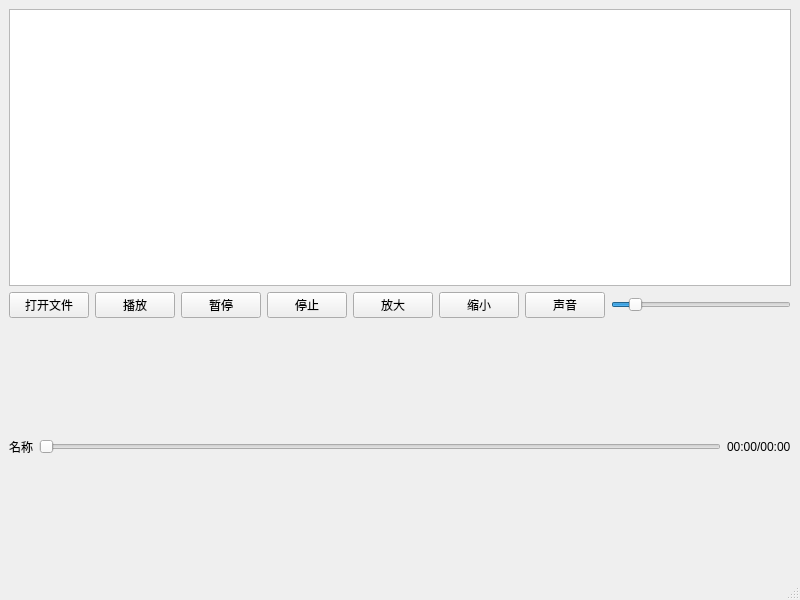
<?xml version="1.0" encoding="UTF-8"?>
<ui version="4.0">
 <class>MainWindow</class>
 <widget class="QMainWindow" name="MainWindow">
  <property name="geometry">
   <rect>
    <x>0</x>
    <y>0</y>
    <width>800</width>
    <height>600</height>
   </rect>
  </property>
  <property name="windowTitle">
   <string>MainWindow</string>
  </property>
  <widget class="QWidget" name="centralwidget">
   <layout class="QVBoxLayout" name="verticalLayout_2">
    <item>
     <widget class="QGraphicsView" name="graphicsView"/>
    </item>
    <item>
     <layout class="QVBoxLayout" name="verticalLayout" stretch="1,1">
      <item>
       <layout class="QHBoxLayout" name="horizontalLayout" stretch="1,1,1,1,1,1,1,5">
        <item>
         <widget class="QPushButton" name="pushButton_openFile">
          <property name="text">
           <string>打开文件</string>
          </property>
         </widget>
        </item>
        <item>
         <widget class="QPushButton" name="pushButton_play">
          <property name="text">
           <string>播放</string>
          </property>
         </widget>
        </item>
        <item>
         <widget class="QPushButton" name="pushButton_pause">
          <property name="text">
           <string>暂停</string>
          </property>
         </widget>
        </item>
        <item>
         <widget class="QPushButton" name="pushButton_stop">
          <property name="text">
           <string>停止</string>
          </property>
         </widget>
        </item>
        <item>
         <widget class="QPushButton" name="pushButton_zoomIn">
          <property name="text">
           <string>放大</string>
          </property>
         </widget>
        </item>
        <item>
         <widget class="QPushButton" name="pushButton_zoomOut">
          <property name="text">
           <string>缩小</string>
          </property>
         </widget>
        </item>
        <item>
         <widget class="QPushButton" name="pushButton_mutex">
          <property name="text">
           <string>声音</string>
          </property>
         </widget>
        </item>
        <item>
         <widget class="QSlider" name="horizontalSlider_volumn">
          <property name="maximum">
           <number>100</number>
          </property>
          <property name="value">
           <number>10</number>
          </property>
          <property name="orientation">
           <enum>Qt::Horizontal</enum>
          </property>
         </widget>
        </item>
       </layout>
      </item>
      <item>
       <layout class="QHBoxLayout" name="horizontalLayout_2">
        <item>
         <widget class="QLabel" name="label_fileName">
          <property name="text">
           <string>名称</string>
          </property>
         </widget>
        </item>
        <item>
         <widget class="QSlider" name="horizontalSlider_playPosition">
          <property name="orientation">
           <enum>Qt::Horizontal</enum>
          </property>
         </widget>
        </item>
        <item>
         <widget class="QLabel" name="label_playTime">
          <property name="text">
           <string>00:00/00:00</string>
          </property>
         </widget>
        </item>
       </layout>
      </item>
     </layout>
    </item>
   </layout>
  </widget>
  <widget class="QMenuBar" name="menubar">
   <property name="geometry">
    <rect>
     <x>0</x>
     <y>0</y>
     <width>800</width>
     <height>25</height>
    </rect>
   </property>
  </widget>
  <widget class="QStatusBar" name="statusbar"/>
 </widget>
 <resources/>
 <connections/>
</ui>
